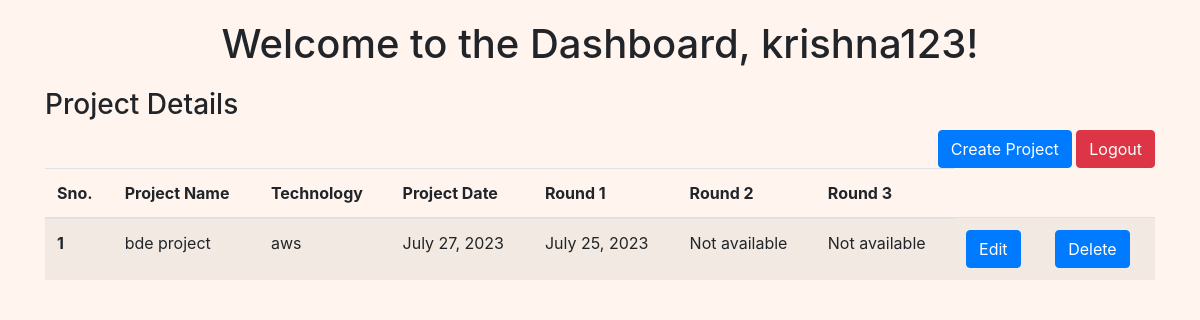
/dashboard/ (signed in), run on the app's committed database.
### app/models.py (models this page shows, shortened)
class Project(models.Model):
    project_name = models.CharField(max_length=256)
    date = models.DateField(default='',blank=True)
    technology = models.CharField(max_length=256, blank=True)
    resume_shared = models.BooleanField(default=False)
    edited_by = models.ForeignKey(BDE_User,on_delete=models.SET_NULL,null=True)

class Round1(models.Model):
    project = models.ForeignKey(Project, on_delete=models.CASCADE)
    date = models.DateField(default='',blank=True,null=True)
    screenshot_shared = models.ImageField(upload_to='screenshots/', blank=True, null=True)
    our_review = models.TextField(default='',blank=True)
    client_review = models.TextField(default='')
    edited_by = models.ForeignKey(BDE_User,on_delete=models.SET_NULL,null=True)

### app/middlewares.py (the view)
    def middleware(request):
        returnUrl = ''
        print(request.META['PATH_INFO'])
        if not request.session.get('user'):
            return redirect('login')
        response = get_response(request)
        return response

### app/templates/dashboard.html (shortened to what this page needs)
<!DOCTYPE html>
{% load static %}
{% load static custom_tags %}
<html>
<head>
    <link rel="stylesheet" href="https://stackpath.bootstrapcdn.com/bootstrap/4.5.2/css/bootstrap.min.css">
</head>
<body bgcolour ="cyan">
    <div class="dashboard-container">
        <h1 class="dashboard-title">Welcome to the Dashboard, {{ request.session.user }}! </h1>
    </div>
    <div class="container">
        <h3 class="inline" >Project Details</h3>
        <div class="float-right">
            <a  class="btn btn-primary" href="{% url 'project'  %}" >Create Project</a>
            <a class="btn btn-danger" href="{% url 'login' %}">Logout<a/>
        </div>
        <table class="table table-striped">
            <thead>
                <tr>
                    <th scope="col">Sno.</th>
                    <th scope="col">Project Name</th>
                    <th scope="col">Technology</th>
                    <th scope="col">Project Date</th>
                    <th scope="col">Round 1  </th>
                    <th scope="col">Round 2  </th>
                    <th scope="col">Round 3  </th>
                </tr>
            </thead>
            <tbody>
                {% for data in all_data %}
                <tr>
                    <th scope="row">{{forloop.counter}}</th>
                    <td>{{ data.project_name }}</td>
                    <td>{{ data.technology }}</td>
                    <td>{{ data.project_date }}</td>
                    <td>{{ data.round1_date|default:'Not available' }}</td>
                    <td>{{ data.round2_date|default:'Not available'}}</td>
                    <td>{{ data.round3_date|default:'Not available'}}</td>
                    <td>
                        <a class="btn btn-primary" href="{% url 'edit_project' data.project_id %}">Edit</a>
                    </td>
                    <td>
                            <a class="btn btn-primary" value="Delete" onclick="return confirm('Are you sure you want to delete this project?')" href="{% url 'delete' data.project_id %}">Delete</a>
                    </td>
                </tr>
                {% endfor %}
            </tbody>
        </table>
    </div>
</body>
</html>

### app/templates/dashboard.html (style rules this page uses)
body { padding: 20px; background-color:seashell; }
.table { margin-top: 20px; }
h1 { margin-bottom: 20px; text-align: center; }

### data on the page
Project: project_name "bde project", technology "aws", project_date "July 27, 2023"
Round1: round1_date "July 25, 2023"

### other printed values
{{ request.session.user }} "krishna123"
{{ data.round2_date|default:'Not available' }} "Not available"
{{ data.round3_date|default:'Not available' }} "Not available"
